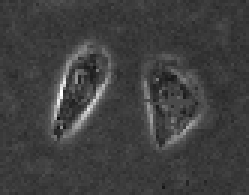
#> input picture second_model/twocells.bmp, 83 x 65 px (shown 3 times larger)
$ python main.py
#> lines starting #> are read from the running program, lines starting #| are printed output that depends on the picture; after the words box and inside, x2 and y2 are one past the last pixel; in counts of white or black regions, pixels touching at a corner belong together
### second_model/Solver.py
import numpy as np
import cv2
from utils import *
class My_Solver(object):
    def __init__(self,phi, g, lambda1, mu, alfa, epsilon, timestep, iter_inner, iter_outter):
        self.phi=phi
        self.g=g
        self.lambda1=lambda1
        self.mu=mu
        self.alfa=alfa
        self.epsilon=epsilon
        self.timestep=timestep
        self.iter_inner=iter_inner
        self.iter_outter=iter_outter
        self.image_list=[phi]
    def run(self):
        phi=self.phi
        [vx, vy] = np.gradient(self.g)
        for j in range(self.iter_outter):
            for k in range(self.iter_inner):
                phi = neumannboundcond(phi)
                [phi_x, phi_y] = np.gradient(phi)
                s = np.sqrt((phi_x**2.+phi_y**2.))
                stablizer = 1e-10
                Nx = phi_x/(s+stablizer)
                Ny = phi_y/(s+stablizer)
                curvature = div(Nx, Ny)
                distRegTerm = distReg_p2(phi)
                diracPhi = Dirac(phi, self.epsilon)
                areaTerm = diracPhi*self.g
                edgeTerm = diracPhi*(vx*Nx+vy*Ny)+diracPhi*self.g*curvature
                phi = phi+self.timestep*(self.mu*distRegTerm+self.lambda1*edgeTerm+self.alfa*areaTerm)
                self.image_list.append(phi)
        return self.image_list

### second_model/utils.py
import numpy as np
import matplotlib.pyplot as plt
import time
import cv2

def neumannboundcond(f):
    nrow, ncol = f.shape
    g=f
    g[0, 0]=g[2,2]
    g[0, ncol-1]=g[2,ncol-3]
    g[nrow-1, 0]=g[nrow-3,0]
    g[nrow-1,ncol-1]=g[nrow-3, nrow-3]
    g[0, 1:-2]=g[2,1:-2]
    g[nrow-1,1:-2]=g[nrow-3, 1:-2]
    g[1:-2, 0]=g[1:-2, 2]
    g[1:-2, ncol-1]=g[1:-2, ncol-3]
    return np.float32(g)

def del2(M):
    dx = 1
    dy = 1
    rows, cols = M.shape
    dx = dx * np.ones ((1, cols - 1))
    dy = dy * np.ones ((rows-1, 1))

    mr, mc = M.shape
    D = np.zeros ((mr, mc))

    if (mr >= 3):
        ## x direction
        ## left and right boundary
        D[:, 0] = (M[:, 0] - 2 * M[:, 1] + M[:, 2]) / (dx[:,0] * dx[:,1])
        D[:, mc-1] = (M[:, mc - 3] - 2 * M[:, mc - 2] + M[:, mc-1]) \
            / (dx[:,mc - 3] * dx[:,mc - 2])

        ## interior points
        tmp1 = D[:, 1:mc - 1]
        tmp2 = (M[:, 2:mc] - 2 * M[:, 1:mc - 1] + M[:, 0:mc - 2])
        tmp3 = np.kron (dx[:,0:mc -2] * dx[:,1:mc - 1], np.ones ((mr, 1)))
        D[:, 1:mc - 1] = tmp1 + tmp2 / tmp3

    if (mr >= 3):
        ## y direction
        ## top and bottom boundary
        D[0, :] = D[0,:]  + \
            (M[0, :] - 2 * M[1, :] + M[2, :] ) / (dy[0,:] * dy[1,:])

        D[mr-1, :] = D[mr-1, :] \
            + (M[mr-3,:] - 2 * M[mr-2, :] + M[mr-1, :]) \
            / (dy[mr-3,:] * dx[:,mr-2])

        ## interior points
        tmp1 = D[1:mr-1, :]
        tmp2 = (M[2:mr, :] - 2 * M[1:mr - 1, :] + M[0:mr-2, :])
        tmp3 = np.kron (dy[0:mr-2,:] * dy[1:mr-1,:], np.ones ((1, mc)))
        D[1:mr-1, :] = tmp1 + tmp2 / tmp3

    return np.float32(D / 4.)

def fspecial_gauss(shape=(3,3),sigma=0.5):
    m,n = [(ss-1.)/2. for ss in shape]
    y,x = np.ogrid[-m:m+1,-n:n+1]
    h = np.exp( -(x*x + y*y) / (2.*sigma*sigma) )
    h[ h < np.finfo(h.dtype).eps*h.max() ] = 0
    sumh = h.sum()
    if sumh != 0:
        h /= sumh
    return np.float32(h)

def distReg_p2(phi):
    [phi_x, phi_y] = np.gradient(phi)
    s = np.sqrt((phi_x**2.+phi_y**2.))
    a = np.logical_and(s >= 0., s<=1.)
    b = s > 1.
    ps = a*np.sin(2.*np.pi*s)/2.*np.pi +b*(s-1.)
    dps = ((ps != 0.)*ps+(ps == 0.))/((s != 0.)*s+(s == 0.))
    f = div((dps*phi_x-phi_x), (dps*phi_y-phi_y))+4.*del2(phi)
    return f

def div(nx, ny):
    [nxx, junk] = np.gradient(nx)
    [junk, nyy] = np.gradient(ny)
    f = nxx+nyy
    return f

def Dirac(x, sigma):
    f = 1/(2*sigma)*(1+np.cos(np.pi*x/sigma))
    b = np.logical_and(x<=sigma, x >= -sigma)
    f = f*b
    return f

def plot(I,u,iter):
    origin = 'lower'
    plt.imshow(I,'gray')
    plt.title("This is "+str(iter)+" th iteration")
    plt.axis('off')
    plt.axis('equal')
    plt.contour(u,0,colors = 'r',origin=origin,hold='on')
    plt.xticks([]),plt.yticks([])
    plt.show(block=False)
    plt.pause(0.25)
    plt.savefig(str(iter)+".png")
    plt.clf()
    #plt.close("all")
def print_property(I):
    print "max value is " + str(np.amax(I))+ " min value is " + str(np.amin(I)) + str(I.shape) +str(I.dtype)


### second_model/main.py

import numpy as np
import scipy
from Solver import *
from utils import *
import cv2
import matplotlib.pylab as plt
from mpl_toolkits.mplot3d import Axes3D

Img = np.float32(cv2.imread('twocells.bmp',0))
#> Img: shape (65, 83) float32; min 15, max 255, mean 63.2
timestep = 5.
mu = 0.2/timestep
iter_inner = 5
iter_outer = 40
lambda1 = 5
alfa = -3
epsilon = 1.5
sigma = 0.5
G = fspecial_gauss((3,3),sigma)
Img_smooth = cv2.filter2D(Img,-1,G)
[Ix, Iy] = np.gradient(Img_smooth)
f = Ix**2.+Iy**2.
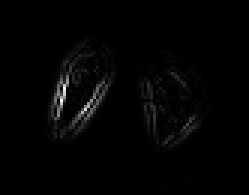
#> f: shape (65, 83) float32 (shown 3 times larger); min 0.00181, max 7956.2, mean 122.7; drawn with min black and max white
g = np.divide(1., 1.+f)
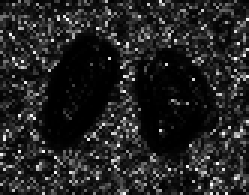
#> g: shape (65, 83) float32 (shown 3 times larger); min 0.000126, max 0.998, mean 0.142
c0 = 2.
origin = 'lower'
initialLSF = c0*np.ones(Img.shape,np.float32)
initialLSF[10:55, 10:75] = -c0
phi = initialLSF
my_solver=My_Solver(phi, g, lambda1, mu, alfa, epsilon, timestep, iter_inner, iter_outer)
#> in __init__, `self.phi=phi`:
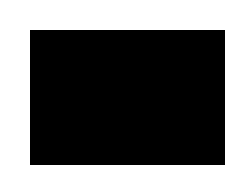
#> self.phi: shape (65, 83) float32 (shown 3 times larger); values -2 (black) and 2 (white), 45.8% white; 1 white region, box (x1, y1, x2, y2) and area: (0, 0, 83, 65) 2470
phi_list=my_solver.run()
#> the loop in run, `for j in range(self.iter_outter):` made 40 passes
#> pass 1, in div, `[junk, nyy] = np.gradient(ny)`:
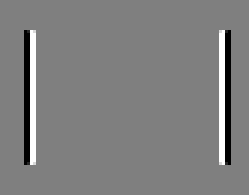
#> nyy: shape (65, 83) float32 (shown 3 times larger); min -0.5, max 0.5, mean 0; drawn with min black and max white
#> after the loop in run, `for j in range(self.iter_outter):`:
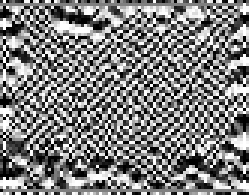
#> Nx: shape (65, 83) float32 (shown 3 times larger); min -1, max 1, mean -0.00473; drawn with min black and max white
#> after the loop in run, `for j in range(self.iter_outter):`:
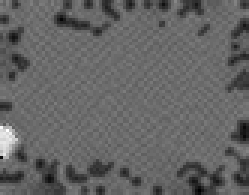
#> phi: shape (65, 83) float32 (shown 3 times larger); min -6, max 3.4, mean -2.29; drawn with min black and max white
for i in range(iter_inner*iter_outer):
    if(i%10==0):
        plot(Img,phi_list[i],i)
#> this loop made 200 passes
#> pass 1, in plot, `plt.show(block=False)`:
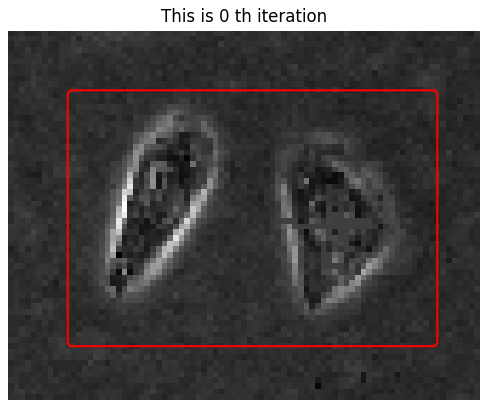
#> figure drawn by matplotlib, 1 panel


'''
for n in np.arange(1., (iter_outer)+1):
    phi = drlse_edge(phi, g, lambda1, mu, alfa, epsilon, timestep, iter_inner, potentialFunction)
    if np.mod(n, 2.) == 0.:
        plt.figure(2.)
        plt.imshow(Img,'gray')
        plt.axis('off')
        plt.axis('equal')
        plt.contour(phi,0,colors = 'r',origin=origin,hold='on')
        plt.pause(0.5)
        plt.clf()


#% refine the zero level contour by further level set evolution with alfa=0
alfa = 0.
iter_refine = 10.
phi = drlse_edge(phi, g, lambda1, mu, alfa, epsilon, timestep, iter_inner, potentialFunction)
finalLSF = phi
plt.figure(2.)
plt.imshow(Img,'gray')
plt.axis('off')
plt.axis('equal')
plt.contour(phi, 0,colors = 'r',origin=origin,hold='on')
plt.contour(phi, 0,colors = 'r',origin=origin,hold='on')
string = np.array(np.hstack(('Final zero level contour, ',str((np.dot(iter_outer, iter_inner)+iter_refine)), ' iterations')))
plt.title(string)
fig = plt.figure()
print finalLSF.shape
ax = fig.add_subplot(111, projection='3d')
X = np.arange(0, Img.shape[1], 1)
Y = np.arange(0, Img.shape[0], 1)
X,Y=np.meshgrid(X,Y)
print X.shape
ax.plot_surface(X,Y,-finalLSF)
#% for a better view, the LSF is displayed upside down
#plt.contour(phi, 0, colors = 'r', origin=origin,hold='on')
string = np.array(np.hstack(('Final level set function, ', str((np.dot(iter_outer, iter_inner)+iter_refine)), ' iterations')))
plt.title(string)
plt.axis('on')
[nrow, ncol] = Img.shape
plt.show()
'''
